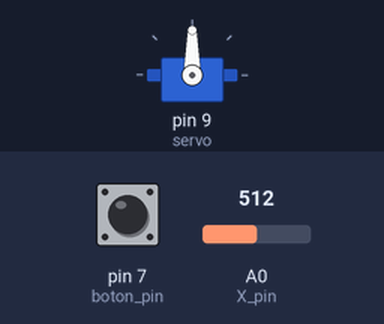
The sketch below on a simulated Arduino Uno, built with avr-gcc and run on an emulated ATmega328P. Shown: servo. Inputs (shaded band) come from the test bench; at power-on: A0 (X_pin) = 512, pin 7 (boton_pin) HIGH.

Above: at 1.2 s.
1.3 s: A0 (X_pin) set to 422
2.8 s: A0 (X_pin) set to 399
At 3.2 s:
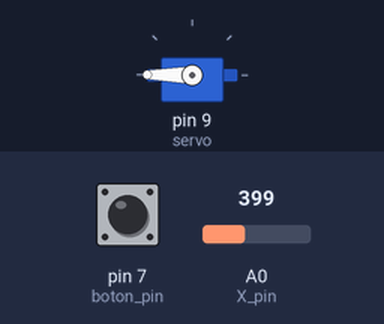
4.3 s: A0 (X_pin) set to 622
At 5.5 s:
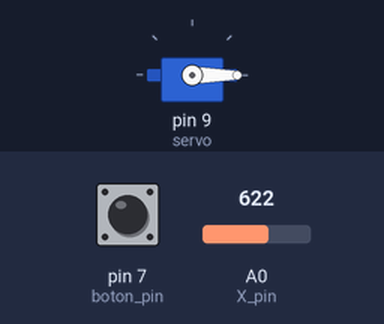
5.8 s: A0 (X_pin) set to 599
At 6.7 s:
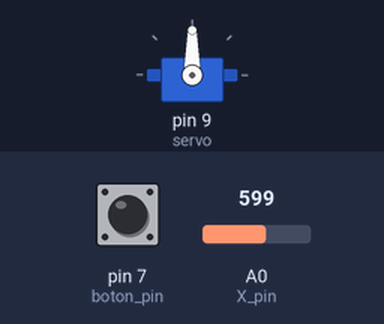
7.3 s: A0 (X_pin) set to 716
At 7.8 s:
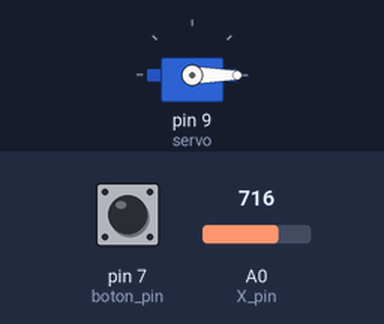
Timing chart, 0 to 9.8 s (numbered marks = the images above; inputs shaded):
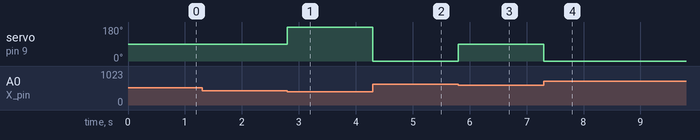

Measured:
- the behaviour switches between 412 and 411 on A0 (X_pin) (found by bisection; images 0 and 1)
- the behaviour switches between 612 and 611 on A0 (X_pin) (found by bisection; images 2 and 3)
- after the input at 1.3 s, every drawn part: stays the same
- after the input at 2.8 s, servo on pin 9 (servo): 90° → 180° at once
- after the input at 4.3 s, servo on pin 9 (servo): 180° → 0° at once
- after the input at 5.8 s, servo on pin 9 (servo): 0° → 90° at once
- after the input at 7.3 s, servo on pin 9 (servo): 90° → 0° at once

The sketch:

_4.2_Recorrido_autom_tico.ino
```cpp
#include <Servo.h>
#define X_pin A0 // pin analógico para leer eje X
#define boton_pin 7 // pin digital para el botón
#define botonTopeDerecha 5// Boton final derecha
#define botonTopeIzquierda 6// Boton final izquierda

Servo servo;
const int PARADO = 90;
const int ALANTE = 0;
const int ATRAS = 180;

const int AUTOMATICO =1;
const int  MANUAL = 0;
//Variable que controla si el estado es automatico o manual
int estado;

//Controlar estado del boton
//0 : boton sin pulsar
//1 : boton pulsado
const int PULSADO = 1;
const int NO_PULSADO = 0;
//Variable que indica si el boton esta pulsado o no.
int estadoBoton;

//Variable que guarda la direccion del movimiento del brazo.
int direccionMovimiento;

void setup() {
  // put your setup code here, to run once:
  Serial.begin(9600);
  servo.attach(9);
  estado = MANUAL;
  pinMode(boton_pin, INPUT_PULLUP);
  pinMode(botonTopeDerecha, INPUT);
  pinMode(botonTopeIzquierda, INPUT);
  estadoBoton = NO_PULSADO;
}

void loop() {
  // put your main code here, to run repeatedly:
  if (estado == MANUAL) {
    int valorX = analogRead(X_pin);
    if (valorX > 412 && valorX < 612) {
      servo.write(PARADO);
      direccionMovimiento = PARADO;
    } else if (valorX < 412) {
      servo.write(ATRAS);
      direccionMovimiento = ATRAS;
    } else if (valorX > 612) {
      servo.write(ALANTE);
      direccionMovimiento = ALANTE;
    }

  } else if (estado == AUTOMATICO) {
    if (digitalRead(botonTopeIzquierda) == LOW) {
      servo.write(ATRAS);
      direccionMovimiento = ATRAS;

    } else if (digitalRead(botonTopeDerecha) == LOW) {
      servo.write(ALANTE);
      direccionMovimiento = ALANTE;

    } else if(direccionMovimiento == PARADO){
      servo.write(ALANTE);
      direccionMovimiento = ALANTE;
    }
  }
int lecturaBoton = digitalRead(boton_pin);
  if (estadoBoton == PULSADO &&  lecturaBoton == HIGH) {
      cambiarEstado();//Pasamos al modo automatico.
      estadoBoton = NO_PULSADO;
    } else if (estadoBoton == NO_PULSADO && lecturaBoton == LOW) {
      estadoBoton = PULSADO;
    }

}

void cambiarEstado() {
  if (estado == MANUAL) {
    estado = AUTOMATICO;
  } else {
    estado = MANUAL;
  }
}
```
